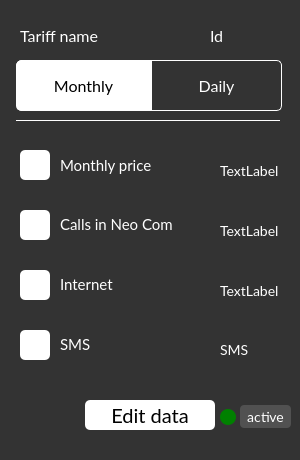
<?xml version="1.0" encoding="UTF-8"?>
<ui version="4.0">
 <class>TariffCard</class>
 <widget class="QWidget" name="TariffCard">
  <property name="enabled">
   <bool>true</bool>
  </property>
  <property name="geometry">
   <rect>
    <x>0</x>
    <y>0</y>
    <width>300</width>
    <height>460</height>
   </rect>
  </property>
  <property name="windowTitle">
   <string>Form</string>
  </property>
  <property name="autoFillBackground">
   <bool>false</bool>
  </property>
  <property name="styleSheet">
   <string notr="true">border-radius:5px;
font-family:Lato, Consolas;
background-color:rgb(51, 51, 51);</string>
  </property>
  <widget class="QPushButton" name="monthly_btn">
   <property name="geometry">
    <rect>
     <x>16</x>
     <y>60</y>
     <width>135</width>
     <height>51</height>
    </rect>
   </property>
   <property name="font">
    <font>
     <family>Lato</family>
     <pointsize>12</pointsize>
    </font>
   </property>
   <property name="autoFillBackground">
    <bool>false</bool>
   </property>
   <property name="styleSheet">
    <string notr="true">QPushButton{
border-top-right-radius:0px;
border-bottom-right-radius:0px;
background-color:white;
border:1px solid rgb(255, 255, 255);
color:black;
}
QPushButton:hover{
	background-color:rgb(200, 200, 200);
}</string>
   </property>
   <property name="text">
    <string>Monthly</string>
   </property>
  </widget>
  <widget class="QPushButton" name="daily_btn">
   <property name="geometry">
    <rect>
     <x>151</x>
     <y>60</y>
     <width>131</width>
     <height>51</height>
    </rect>
   </property>
   <property name="font">
    <font>
     <family>Lato</family>
     <pointsize>12</pointsize>
    </font>
   </property>
   <property name="autoFillBackground">
    <bool>false</bool>
   </property>
   <property name="styleSheet">
    <string notr="true">border-top-left-radius:0px;
border-bottom-left-radius:0px;
border:1px solid rgb(255, 255, 255);
color:white;</string>
   </property>
   <property name="text">
    <string>Daily</string>
   </property>
  </widget>
  <widget class="QLabel" name="tariff_name">
   <property name="geometry">
    <rect>
     <x>20</x>
     <y>20</y>
     <width>251</width>
     <height>31</height>
    </rect>
   </property>
   <property name="font">
    <font>
     <family>Lato</family>
     <pointsize>-1</pointsize>
    </font>
   </property>
   <property name="styleSheet">
    <string notr="true">background-color:transparent;
color:white;
font-family:Lato, Consolas;
font-size:16px;</string>
   </property>
   <property name="text">
    <string>Tariff name</string>
   </property>
  </widget>
  <widget class="QLabel" name="daily_price">
   <property name="geometry">
    <rect>
     <x>60</x>
     <y>155</y>
     <width>121</width>
     <height>20</height>
    </rect>
   </property>
   <property name="font">
    <font>
     <family>Lato</family>
     <pointsize>11</pointsize>
    </font>
   </property>
   <property name="styleSheet">
    <string notr="true">color:white;
background-color:transparent;</string>
   </property>
   <property name="text">
    <string>Monthly price</string>
   </property>
  </widget>
  <widget class="QLabel" name="calls">
   <property name="geometry">
    <rect>
     <x>60</x>
     <y>200</y>
     <width>121</width>
     <height>50</height>
    </rect>
   </property>
   <property name="font">
    <font>
     <family>Lato</family>
     <pointsize>11</pointsize>
    </font>
   </property>
   <property name="styleSheet">
    <string notr="true">color:white;
background-color:transparent;</string>
   </property>
   <property name="text">
    <string>&lt;html&gt;&lt;head/&gt;&lt;body&gt;&lt;p&gt;Calls in Neo Com&lt;/p&gt;&lt;/body&gt;&lt;/html&gt;</string>
   </property>
   <property name="wordWrap">
    <bool>false</bool>
   </property>
  </widget>
  <widget class="QLabel" name="internet">
   <property name="geometry">
    <rect>
     <x>60</x>
     <y>260</y>
     <width>61</width>
     <height>50</height>
    </rect>
   </property>
   <property name="font">
    <font>
     <family>Lato</family>
     <pointsize>11</pointsize>
    </font>
   </property>
   <property name="styleSheet">
    <string notr="true">color:white;
background-color:transparent;</string>
   </property>
   <property name="text">
    <string>&lt;html&gt;&lt;head/&gt;&lt;body&gt;&lt;p&gt;Internet&lt;/p&gt;&lt;/body&gt;&lt;/html&gt;</string>
   </property>
  </widget>
  <widget class="Line" name="line">
   <property name="geometry">
    <rect>
     <x>16</x>
     <y>120</y>
     <width>264</width>
     <height>1</height>
    </rect>
   </property>
   <property name="styleSheet">
    <string notr="true">background-color:white;
border:none;</string>
   </property>
   <property name="orientation">
    <enum>Qt::Orientation::Horizontal</enum>
   </property>
  </widget>
  <widget class="QLabel" name="money_pic">
   <property name="geometry">
    <rect>
     <x>20</x>
     <y>150</y>
     <width>30</width>
     <height>30</height>
    </rect>
   </property>
   <property name="styleSheet">
    <string notr="true">background-color:white;</string>
   </property>
   <property name="text">
    <string/>
   </property>
   <property name="scaledContents">
    <bool>true</bool>
   </property>
  </widget>
  <widget class="QLabel" name="calls_per_day">
   <property name="geometry">
    <rect>
     <x>20</x>
     <y>210</y>
     <width>30</width>
     <height>30</height>
    </rect>
   </property>
   <property name="styleSheet">
    <string notr="true">background-color:white;</string>
   </property>
   <property name="text">
    <string/>
   </property>
   <property name="scaledContents">
    <bool>true</bool>
   </property>
  </widget>
  <widget class="QLabel" name="internet_per_day">
   <property name="geometry">
    <rect>
     <x>20</x>
     <y>270</y>
     <width>30</width>
     <height>30</height>
    </rect>
   </property>
   <property name="styleSheet">
    <string notr="true">background-color:white;</string>
   </property>
   <property name="text">
    <string/>
   </property>
   <property name="scaledContents">
    <bool>true</bool>
   </property>
  </widget>
  <widget class="QLabel" name="id_label">
   <property name="geometry">
    <rect>
     <x>210</x>
     <y>20</y>
     <width>71</width>
     <height>31</height>
    </rect>
   </property>
   <property name="styleSheet">
    <string notr="true">background-color:transparent;
color:white;
font-family:Lato, Consolas;
font-size:16px;</string>
   </property>
   <property name="text">
    <string>Id</string>
   </property>
  </widget>
  <widget class="QLabel" name="internet_2">
   <property name="geometry">
    <rect>
     <x>60</x>
     <y>320</y>
     <width>61</width>
     <height>50</height>
    </rect>
   </property>
   <property name="font">
    <font>
     <family>Lato</family>
     <pointsize>11</pointsize>
    </font>
   </property>
   <property name="styleSheet">
    <string notr="true">color:white;
background-color:transparent;</string>
   </property>
   <property name="text">
    <string>&lt;html&gt;&lt;head/&gt;&lt;body&gt;&lt;p&gt;SMS&lt;/p&gt;&lt;/body&gt;&lt;/html&gt;</string>
   </property>
  </widget>
  <widget class="QLabel" name="SMS">
   <property name="geometry">
    <rect>
     <x>20</x>
     <y>330</y>
     <width>30</width>
     <height>30</height>
    </rect>
   </property>
   <property name="styleSheet">
    <string notr="true">background-color:white;</string>
   </property>
   <property name="text">
    <string>&lt;html&gt;&lt;head/&gt;&lt;body&gt;&lt;p&gt;&lt;br/&gt;&lt;/p&gt;&lt;/body&gt;&lt;/html&gt;</string>
   </property>
   <property name="scaledContents">
    <bool>true</bool>
   </property>
  </widget>
  <widget class="QWidget" name="widget" native="true">
   <property name="geometry">
    <rect>
     <x>180</x>
     <y>160</y>
     <width>111</width>
     <height>211</height>
    </rect>
   </property>
   <property name="styleSheet">
    <string notr="true">font-size:14px;
font-family:Lato, Consolas;
background-color:transparent;</string>
   </property>
   <widget class="QLabel" name="SMS_label">
    <property name="geometry">
     <rect>
      <x>40</x>
      <y>180</y>
      <width>70</width>
      <height>20</height>
     </rect>
    </property>
    <property name="styleSheet">
     <string notr="true">color:white;
background-color:transparent;</string>
    </property>
    <property name="text">
     <string>&lt;html&gt;&lt;head/&gt;&lt;body&gt;&lt;p&gt;SMS&lt;/p&gt;&lt;/body&gt;&lt;/html&gt;</string>
    </property>
   </widget>
   <widget class="QLabel" name="price_label">
    <property name="geometry">
     <rect>
      <x>40</x>
      <y>0</y>
      <width>70</width>
      <height>20</height>
     </rect>
    </property>
    <property name="styleSheet">
     <string notr="true">color:white;
background-color:transparent;</string>
    </property>
    <property name="text">
     <string>TextLabel</string>
    </property>
   </widget>
   <widget class="QLabel" name="internet_label">
    <property name="geometry">
     <rect>
      <x>40</x>
      <y>120</y>
      <width>70</width>
      <height>20</height>
     </rect>
    </property>
    <property name="styleSheet">
     <string notr="true">color:white;
background-color:transparent;</string>
    </property>
    <property name="text">
     <string>TextLabel</string>
    </property>
   </widget>
   <widget class="QLabel" name="calls_label">
    <property name="geometry">
     <rect>
      <x>40</x>
      <y>60</y>
      <width>70</width>
      <height>20</height>
     </rect>
    </property>
    <property name="styleSheet">
     <string notr="true">color:white;
background-color:transparent;</string>
    </property>
    <property name="text">
     <string>TextLabel</string>
    </property>
   </widget>
  </widget>
  <widget class="QPushButton" name="edit_btn">
   <property name="geometry">
    <rect>
     <x>85</x>
     <y>400</y>
     <width>130</width>
     <height>30</height>
    </rect>
   </property>
   <property name="styleSheet">
    <string notr="true">QPushButton{
background-color:white;
color:black;
font-size:20px;
font-family:Lato, Consolas;
}
QPushButton:hover{
	background-color:rgb(200, 200, 200);
}</string>
   </property>
   <property name="text">
    <string>Edit data</string>
   </property>
  </widget>
  <widget class="QPushButton" name="active_inactive_swithc_btn">
   <property name="geometry">
    <rect>
     <x>240</x>
     <y>405</y>
     <width>51</width>
     <height>23</height>
    </rect>
   </property>
   <property name="styleSheet">
    <string notr="true">QPushButton{
	background-color:rgba(200, 200, 200, 0.2);
	border-radius:4px;
	color:white;
	font-size:14px;
}
QPushButton:hover{
	background-color:rgba(200, 200, 200, 0.3);
}</string>
   </property>
   <property name="text">
    <string>active</string>
   </property>
  </widget>
  <widget class="QLabel" name="active_indicator">
   <property name="geometry">
    <rect>
     <x>220</x>
     <y>409</y>
     <width>16</width>
     <height>16</height>
    </rect>
   </property>
   <property name="styleSheet">
    <string notr="true">background-color:green;
border-radius:8;</string>
   </property>
   <property name="text">
    <string/>
   </property>
  </widget>
 </widget>
 <resources/>
 <connections/>
</ui>
